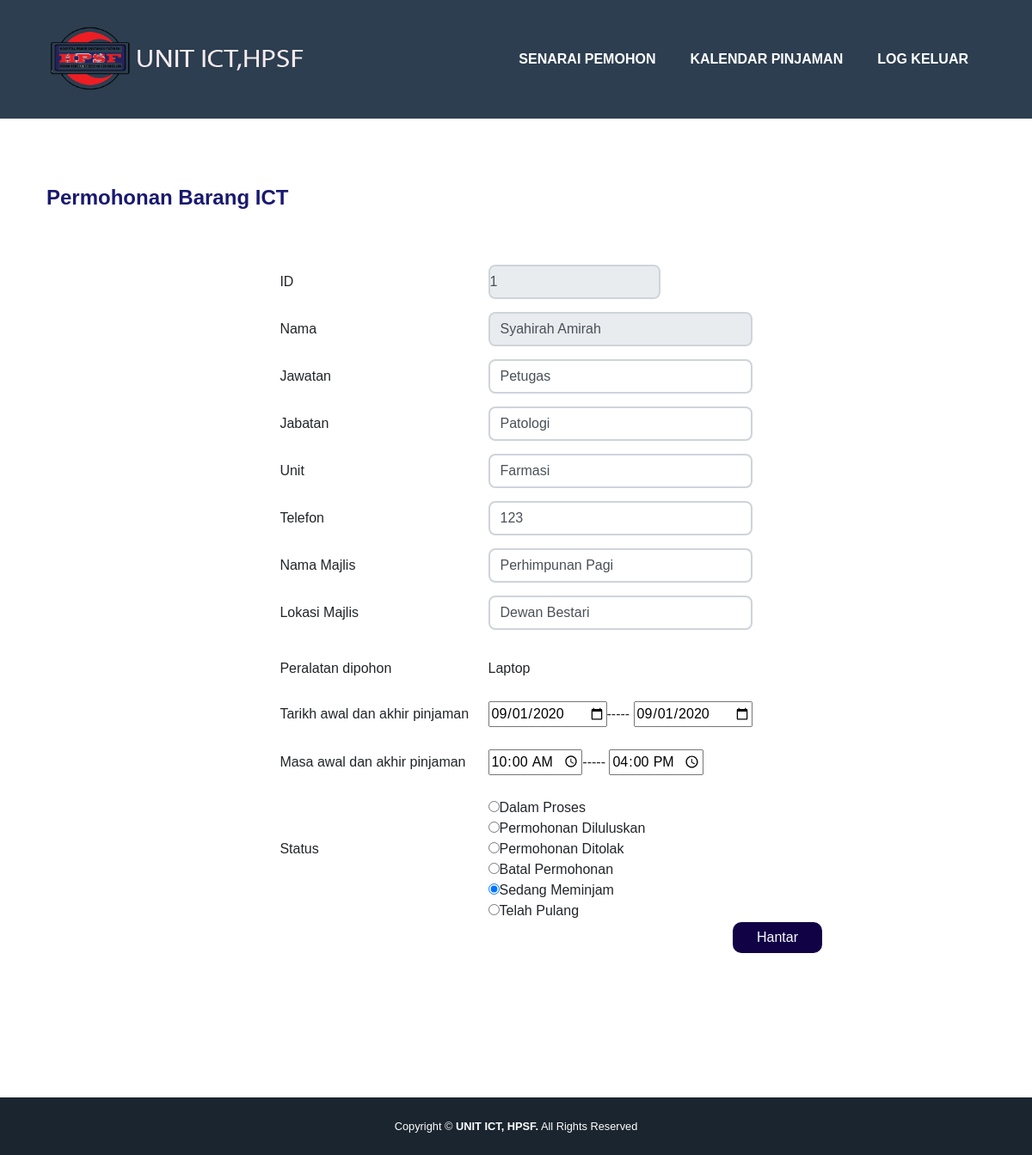
The page /updateData.php?id=1 on the database its author committed.
### tables this page shows
CREATE TABLE `booking` (
  `b_id` int(255) NOT NULL,
  `username` varchar(50) NOT NULL,
  `name` varchar(100) NOT NULL,
  `jawatan` varchar(100) NOT NULL,
  `jabatan` varchar(100) NOT NULL,
  `unit` varchar(100) NOT NULL,
  `telefon` varchar(100) NOT NULL,
  `majlis` varchar(100) NOT NULL,
  `lokasi` varchar(100) NOT NULL,
  `lainLokasi` varchar(255) NOT NULL,
  `peralatan` varchar(100) NOT NULL,
  `start_day` date NOT NULL,
  `end_day` date NOT NULL,
  `start_time` text NOT NULL,
  `end_time` text NOT NULL,
  `cancel` varchar(12) NOT NULL
);

### updateData.php (the view, shortened to what this page needs)
<!DOCTYPE html PUBLIC "-//W3C//DTD XHTML 1.0 Transitional//EN" "http://www.w3.org/TR/xhtml1/DTD/xhtml1-transitional.dtd">
<html xmlns="http://www.w3.org/1999/xhtml">
<html lang="en">
    <head>
		<link href="jquery-ui.css" rel="stylesheet">
        <link href="css/styles.css" rel="stylesheet" />
<link href="jquery-ui.css" rel="stylesheet">
</head>
<body id="page-top">
        <nav class="navbar navbar-expand-lg bg-secondary text-uppercase fixed-top" id="mainNav">
            <div class="container">
                <a class="navbar-brand js-scroll-trigger" href="#page-top"><img src="LOGO4.png" style="width:300px;height:80px;"></a>
                <div class="collapse navbar-collapse" id="navbarResponsive">
                    <ul class="navbar-nav ml-auto">
                        <li class="nav-item mx-0 mx-lg-1"><a class="nav-link py-3 px-0 px-lg-3 rounded js-scroll-trigger" href="verify2.php">Senarai Pemohon</a></li>
						<li class="nav-item mx-0 mx-lg-1"><a class="nav-link py-3 px-0 px-lg-3 rounded js-scroll-trigger" href="bookCalendar.php">Kalendar Pinjaman</a></li>
                        <li class="nav-item mx-0 mx-lg-1"><a class="nav-link py-3 px-0 px-lg-3 rounded js-scroll-trigger" href="logout.php">Log Keluar</a></li>
                    </ul>
                </div>
            </div>
        </nav>
<body>
<br>
		<br><br>
        <section class="page-section" id="contact">
            <div class="container">
                <br>
              <br>
              <h4 style="color: midnightblue">Permohonan Barang ICT</h4><br><br>
                <div class="row">
                    <div class="col-lg-8 mx-auto">
						<?php
							include 'config.php';
							$id=$_GET['id'];
							$qry = "SELECT * FROM booking WHERE b_id = '$id'";
							$qid = mysqli_query($connect,$qry);
							$row = mysqli_fetch_array($qid);
						 ?>
                <form name = "borang" action="update_checkNew.php?id=<?php echo $id ?>" method="post">
			<div class="normal-table-list">
                       <div class="basic-tb-hd">
			<table align="center">
				<tr>
                    <td>ID</td>
                    <td height="55"><input style="width: 20px; padding: 0" type="hidden" name="id"  value="<?php echo $row['b_id'];?>" >
					<input style="width: 200px; padding: 0" type="text" class = "form-control" name="id" value="<?php echo $row['b_id'];?>" disabled></td>
                </tr>
				<tr>
					<td height="55">Nama</td>
					<td> <input name="name" class="form-control" required="required" type="text" value="<?php echo $row['name'];?>" disabled></td>
				</tr>
				<tr>
					<td height="55">Jawatan</td>
					<td> <input name="jawatan" class="form-control" required="required" type="text" value="<?php echo $row['jawatan'];?>" /></td>
				</tr>
				<tr>
					<td height="55">Jabatan</td>
					<td> <input name="jabatan" class="form-control" required="required" type="text" value="<?php echo $row['jabatan'];?>" /></td>
				</tr>
				<tr>
					<td height="55">Unit</td>
					<td><input name="unit" class="form-control" required="required" type="text" value="<?php echo $row['unit'];?>"/></td>
				</tr>
				<tr>
					<td height="55">Telefon</td>
					<td><input name="telefon" class="form-control" required="required" type="text" value="<?php echo $row['telefon'];?>"/></td>
				</tr>
				<tr>
					<td height="55">Nama Majlis</td>
					<td> <input name="majlis" class="form-control" required="required" type="text" value="<?php echo $row['majlis'];?>" /></td>
				</tr>
				<tr>
					<td height="55">Lokasi Majlis</td>
					<td> <input name="lokasi" class="form-control" required="required" type="text" value="<?php echo $row['lokasi'];echo $row['lainLokasi'];?>" /></td>
				</tr>
				<tr>
				<td>Peralatan dipohon</td>
				<td><br><?php echo $row["peralatan"]; ?><br><br></td>
			</tr>
				<tr>
					<td>Tarikh awal dan akhir pinjaman &emsp;</td>
					<td>
					<input id="from" name="start_day" required="" type="date" value="<?php echo $row['start_day'];?>" />-----
					<input id="to" name="end_day" required="" type="date" value="<?php echo $row['end_day'];?>"/></td>
				</tr>
				<tr>
					<td><br>Masa awal dan akhir pinjaman</td>
					<td> <br><input name="start_time" required="" type="time" value="<?php echo $row['start_time'];?>" />-----
					 <input name="end_time" required="" type="time" value="<?php echo $row['end_time'];?>" /><br></td>
				</tr>
				<tr>
					<td>Status </td>
					<td><br><input type="radio" name="cancel" value="0" <?php if( $row['cancel'] == '0'){echo'checked';}?>/>Dalam Proses<br>
					<input type="radio" name="cancel" value="1" <?php if($row['cancel']== '1'){echo"checked";}?>/>Permohonan Diluluskan<br>
					<input type="radio" name="cancel" value="2" <?php if($row['cancel']== '2'){echo"checked";}?>/>Permohonan Ditolak<br>
					<input type="radio" name="cancel" value="3" <?php if($row['cancel']== '3'){echo"checked";}?>/>Batal Permohonan<br>
					<input type="radio" name="cancel" value="4" <?php if($row['cancel']== '4'){echo"checked";}?>/>Sedang Meminjam<br>
					<input type="radio" name="cancel" value="5" <?php if($row['cancel']== '5'){echo"checked";}?>/>Telah Pulang<br>
					</td>
				</tr>
			</table>
			</div>
			</div>
			<div align="right">
			<button name="book" type="submit" >Hantar</button>
			</div>
		</form>
                    </div>
                </div>
            </div>
        </section>
<br><br><br>
        <div class="copyright py-4 text-center text-white">
            <div class="container"><small>Copyright © <b> UNIT ICT, HPSF.</b> All Rights Reserved</small></div>
        </div>
		</body>
</html>

### updateData.php (style rules this page uses)
html * { font-family: Arial !important; }
button { border: black; background-color: #110246; padding: 6px 28px; font-size: 16px; cursor: pointer; display: inline-block; border-radius: 10px; color: white; }

### rows shown on the page
booking: id "1", name "Syahirah Amirah", jawatan "Petugas", jabatan "Patologi", unit "Farmasi", telefon "123", majlis "Perhimpunan Pagi", lokasi "Dewan Bestari", peralatan "Laptop", start_day "09/01/2020", end_day "09/01/2020", start_time "10:00", end_time "16:00", cancel "☑"
